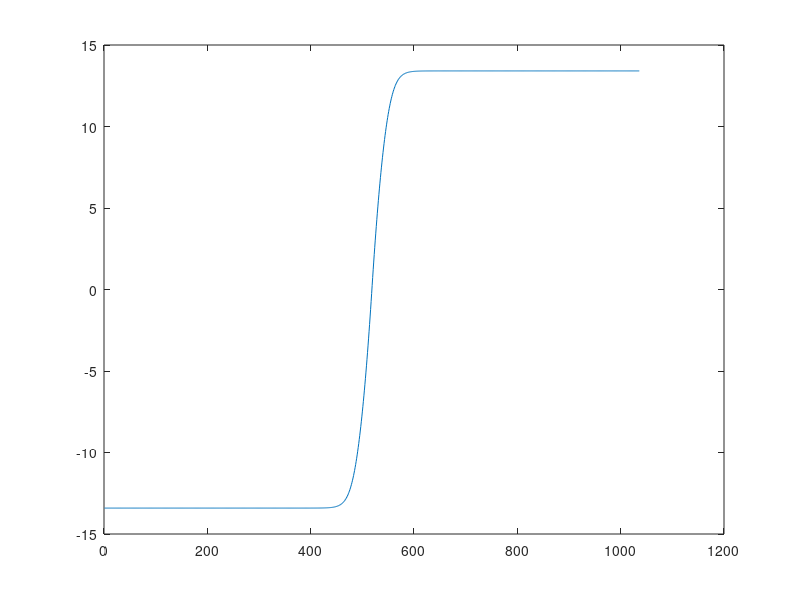

Write the MATLAB code that produced this figure.
%%          DEPARTMENT OF ELECTRICAL AND COMPUTER ENGINEER
%%                   UNIVERSITY OF THESSALY
%%
%%           ECE656: PRINCIPLES OF SOLID STATE PHYSICS
%%
%%            MATLAB PROJECT: pn-JUNCTION SIMULATION
%%
%% Instructors: George Panagopoulos (gepanago@gmail.com)
%%              George Stamoulis (georges@inf.uth.gr)
%%
%% Project by:  Nonas Evangelos (vagnonas@gmail.com)              
%%              Zampakika Kleopatra (kleopatrakimath@windowslive.com)
%%              Giannakou Panagiotis-Taxiarchis (gpan75@gmail.com)
%%
clear; clc;

%% 1) Constants & parameters definition
%%

T = 300;          % Temperature (K)
k = 1.38e-23;     % Boltzmann constant (J/K)
q = 1.602e-19;    % Charge on an electron (C)
e0 = 1.05e-12;    % Vacuum permittivity (F/cm)
ni = 1.5e10;      % Intrinsic carrier concentration of Silicon at 300K (cm^-3)

Na = 1e16;        % Total acceptors concetration
Nd = 1e16;        % Total donors conetration

%% 2) Vbi, xn, xp, W, Emax, LDi, LDn, LDp computation in equilibrium conditions
%%

Vt = k*q/T;
Vbi = (k*T/q)*log((Na*Nd)/ni^2);          % "built-in" junction voltage (V)
xn = sqrt((2*e0*Na*Vbi)/(q*Nd*(Na+Nd)));  % n-side width of the pn junction deplition region (cm)
xp = sqrt(2*e0*Nd*Vbi/(q*Na*(Na+Nd)));    % p-side width of the pn junction deplition region (cm)
W = sqrt(2*e0*(Na+Nd)*Vbi/(q*Na*Nd));     % depletion width (cm)
Emax = (q/e0)*xp*Na;                      % maximum value of electric field (volts/cm)
Ldn = sqrt((e0*k*T)/(Nd*q^2));            % n-side extrinsic Debye length
Ldp = sqrt((e0*k*T)/(Na*q^2));            % p-side extrinsic Debye length
Ldi = sqrt((e0*k*T)/(ni*q^2));            % intrinsic Debye length

%% 3) Determine simulation area parameters
%%

L = 10*W;                  % total area length (10 times more than depletion width)
dx = min(Ldn,Ldp)/10;      % differential distance (10 times less than minimum Debye length)
N = round(L/dx);           % total number of points for simulation
M = N/2;                   % half-diode length (to determine doping across the device)
dx = dx/Ldi;               % normalize differential distance according to intrinsic Debye length

%% 4) Solve Poisson equation in equilibrium conditions
%%

% define the variables
Dop = zeros(N,1);      % doping across the semiconductor 
n0 = zeros(N,1);       % initial electrons concentration
p0 = zeros(N,1);       % initial holes concentration

a = zeros(N,1);        % first lower diagonal
b = zeros(N,1);        % first upper diagonal
c = zeros(N,1);        % main diagonal

V = zeros(N,1);        % rhs potential
V0 = zeros(N,1);       % initial potential

% initialize doping across the semiconductor
Dop(1:M) = -Na/ni;
Dop(M+1:N) = Nd/ni;

% inital concentration 
n0(1:M) = 0.5*Dop(1:M).*(1 - sqrt(1+1./((Dop(1:M).^2)/4)));
n0(M+1:N) = 0.5*Dop(M+1:N).*(1 + sqrt(1+1./((Dop(M+1:N).^2)/4)));

% initialize potential, electrons & holes concentration, based on
% requirement for charge neutrality
V0 = log(n0);
n = n0;
p = 1./n0;

% initilize three diagonals of matrix as vectors
a(1:N) = 1/dx^2; a(1) = 0; a(N) = 0;
c(1:N) = 1/dx^2; c(1) = 0; c(N) = 0;
b(1:N) = -(2/dx^2 + (exp(V0)+exp(-V0))); b(1) = 1; b(N) = 1;

% initialize sparse matrix from the three vectors
A = gallery('tridiag', a(2:N), b, c(1:N-1));

% initialize rhs vector
V(1:N) = exp(V0) - exp(-V0) + Dop - V0.*(exp(V0)+exp(-V0));
V(1) = V0(1); V(N) = V0(N);

% initialize parameters for iterative poisson equation solver
V_old = zeros(N,1);
V_new = V0;
itol  = 1e-6;

% begine the iterative procedure: poisson equation solver
disp('Solving poisson equations in equilibrium conditions');
tic;

while(norm(V_new-V_old)/norm(V_new) >= itol)
    % update rhs vector 
    V(2:N-1) = exp(V_new(2:N-1))-exp(-V_new(2:N-1))-Dop(2:N-1)-V_new(2:N-1).*(exp(V_new(2:N-1))+exp(-V_new(2:N-1)));

    % update matrix
    b(2:N-1) = -(2/dx^2 + exp(V_new(2:N-1)) + exp(-V_new(2:N-1)));
    A = gallery('tridiag', a(2:N), b, c(1:N-1));
    
    % solve for new data
    V_old = V_new;
    V_new = A\V;
end

toc;

% plot result figure
figure(1);
plot(V_new);


